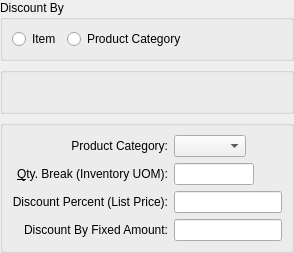
     <widget class="QWidget" name="_discountPage">
      <layout class="QGridLayout" name="gridLayout_4">
       <property name="margin">
        <number>0</number>
       </property>
       <item row="0" column="0">
        <widget class="QGroupBox" name="_discountBy">
         <property name="title">
          <string>Discount By</string>
         </property>
         <layout class="QGridLayout" name="gridLayout_3">
          <item row="0" column="0">
           <layout class="QHBoxLayout" name="horizontalLayout_2">
            <item>
             <widget class="QRadioButton" name="_dscbyItem">
              <property name="text">
               <string>Item</string>
              </property>
             </widget>
            </item>
            <item>
             <widget class="QRadioButton" name="_dscbyprodcat">
              <property name="text">
               <string>Product Category</string>
              </property>
             </widget>
            </item>
            <item>
             <spacer name="horizontalSpacer_2">
              <property name="orientation">
               <enum>Qt::Horizontal</enum>
              </property>
              <property name="sizeHint" stdset="0">
               <size>
                <width>0</width>
                <height>20</height>
               </size>
              </property>
             </spacer>
            </item>
           </layout>
          </item>
         </layout>
        </widget>
       </item>
       <item row="1" column="0">
        <widget class="QGroupBox" name="_itemGroup">
         <property name="title">
          <string/>
         </property>
         <layout class="QGridLayout" name="gridLayout_2">
          <item row="0" column="0">
           <widget class="ItemCluster" name="_dscitem"/>
          </item>
          <item row="0" column="1">
           <spacer name="horizontalSpacer_3">
            <property name="orientation">
             <enum>Qt::Horizontal</enum>
            </property>
            <property name="sizeHint" stdset="0">
             <size>
              <width>0</width>
              <height>20</height>
             </size>
            </property>
           </spacer>
          </item>
         </layout>
        </widget>
       </item>
       <item row="2" column="0">
        <widget class="QGroupBox" name="_prodCatGroup">
         <property name="title">
          <string/>
         </property>
         <layout class="QGridLayout">
          <item row="0" column="0">
           <widget class="XLabel" name="_prodcatLit">
            <property name="text">
             <string>Product Category:</string>
            </property>
            <property name="alignment">
             <set>Qt::AlignRight|Qt::AlignTrailing|Qt::AlignVCenter</set>
            </property>
           </widget>
          </item>
          <item row="0" column="1">
           <layout class="QHBoxLayout">
            <item>
             <widget class="XComboBox" name="_prodcat">
              <property name="type">
               <enum>XComboBox::ProductCategories</enum>
              </property>
             </widget>
            </item>
            <item>
             <spacer>
              <property name="orientation">
               <enum>Qt::Horizontal</enum>
              </property>
              <property name="sizeType">
               <enum>QSizePolicy::Expanding</enum>
              </property>
              <property name="sizeHint" stdset="0">
               <size>
                <width>0</width>
                <height>0</height>
               </size>
              </property>
             </spacer>
            </item>
           </layout>
          </item>
          <item row="1" column="0">
           <widget class="XLabel" name="_qtyBreakCatLit">
            <property name="text">
             <string>&amp;Qty. Break (Inventory UOM):</string>
            </property>
            <property name="alignment">
             <set>Qt::AlignRight|Qt::AlignTrailing|Qt::AlignVCenter</set>
            </property>
            <property name="buddy">
             <cstring>_qtyBreakCat</cstring>
            </property>
           </widget>
          </item>
          <item row="1" column="1">
           <layout class="QHBoxLayout">
            <item>
             <widget class="XLineEdit" name="_qtyBreakCat">
              <property name="sizePolicy">
               <sizepolicy hsizetype="Preferred" vsizetype="Fixed">
                <horstretch>0</horstretch>
                <verstretch>0</verstretch>
               </sizepolicy>
              </property>
              <property name="maximumSize">
               <size>
                <width>80</width>
                <height>32767</height>
               </size>
              </property>
              <property name="alignment">
               <set>Qt::AlignRight</set>
              </property>
             </widget>
            </item>
            <item>
             <spacer>
              <property name="orientation">
               <enum>Qt::Horizontal</enum>
              </property>
              <property name="sizeType">
               <enum>QSizePolicy::Expanding</enum>
              </property>
              <property name="sizeHint" stdset="0">
               <size>
                <width>0</width>
                <height>16</height>
               </size>
              </property>
             </spacer>
            </item>
           </layout>
          </item>
          <item row="2" column="0">
           <widget class="XLabel" name="_discountLit">
            <property name="text">
             <string>Discount Percent (List Price):</string>
            </property>
            <property name="alignment">
             <set>Qt::AlignRight|Qt::AlignTrailing|Qt::AlignVCenter</set>
            </property>
            <property name="buddy">
             <cstring>_price</cstring>
            </property>
           </widget>
          </item>
          <item row="2" column="1">
           <layout class="QHBoxLayout">
            <item>
             <widget class="XLineEdit" name="_discount">
              <property name="sizePolicy">
               <sizepolicy hsizetype="Preferred" vsizetype="Fixed">
                <horstretch>0</horstretch>
                <verstretch>0</verstretch>
               </sizepolicy>
              </property>
              <property name="alignment">
               <set>Qt::AlignRight</set>
              </property>
             </widget>
            </item>
            <item>
             <spacer>
              <property name="orientation">
               <enum>Qt::Horizontal</enum>
              </property>
              <property name="sizeHint" stdset="0">
               <size>
                <width>0</width>
                <height>20</height>
               </size>
              </property>
             </spacer>
            </item>
           </layout>
          </item>
          <item row="3" column="0">
           <widget class="QLabel" name="_fixedAmtDiscountLit">
            <property name="text">
             <string>Discount By Fixed Amount:</string>
            </property>
            <property name="alignment">
             <set>Qt::AlignRight|Qt::AlignTrailing|Qt::AlignVCenter</set>
            </property>
           </widget>
          </item>
          <item row="3" column="1">
           <layout class="QHBoxLayout" name="horizontalLayout">
            <item>
             <widget class="XLineEdit" name="_fixedAmtDiscount">
              <property name="alignment">
               <set>Qt::AlignRight|Qt::AlignTrailing|Qt::AlignVCenter</set>
              </property>
             </widget>
            </item>
            <item>
             <spacer name="horizontalSpacer">
              <property name="orientation">
               <enum>Qt::Horizontal</enum>
              </property>
              <property name="sizeHint" stdset="0">
               <size>
                <width>0</width>
                <height>20</height>
               </size>
              </property>
             </spacer>
            </item>
           </layout>
          </item>
          <item row="4" column="1">
           <spacer>
            <property name="orientation">
             <enum>Qt::Vertical</enum>
            </property>
            <property name="sizeType">
             <enum>QSizePolicy::Expanding</enum>
            </property>
            <property name="sizeHint" stdset="0">
             <size>
              <width>20</width>
              <height>0</height>
             </size>
            </property>
           </spacer>
          </item>
         </layout>
        </widget>
       </item>
      </layout>
     </widget>
